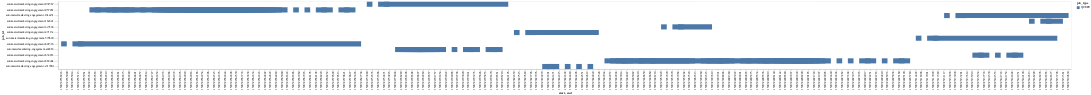

The notebook cell this image was saved under:
### Code cell
jobs.plot_timeline(df=jobs.plan_timelines, x="start", x2="end", y="job_id", color="job_type")
